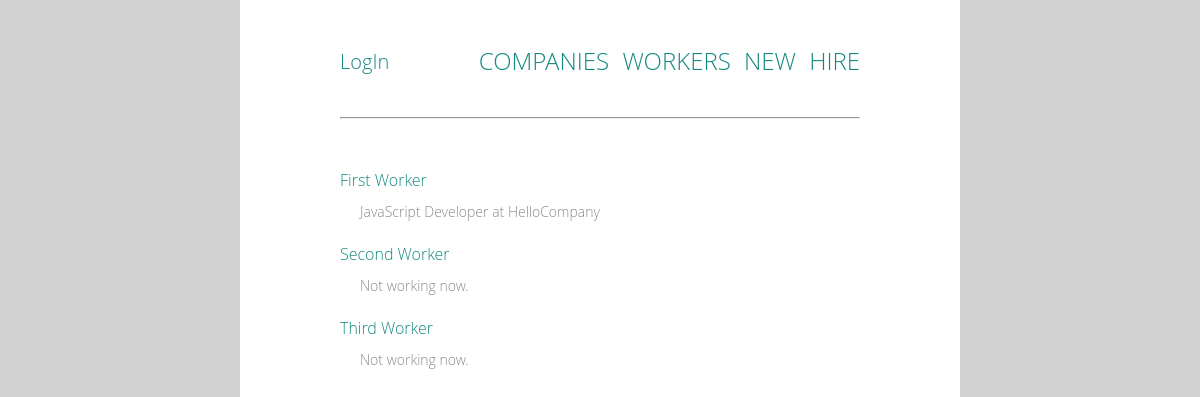
The app's page /workers/, older data.
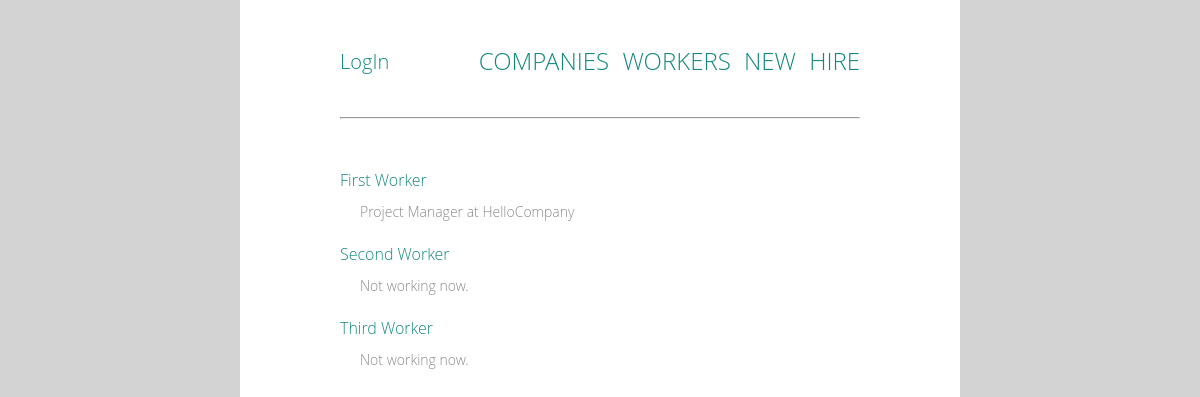
The same page, newer data.
### work/models.py (models this page shows, shortened)
class Worker(models.Model):
    first_name = models.CharField(max_length=20)
    last_name = models.CharField(max_length=20)

class WorkPlace(models.Model):
    manager = models.ForeignKey(
        Manager, related_name='workplaces', on_delete=models.CASCADE)
    STATUS_CHOICES = (
        (NEW, 'New'),
        (APPROVED, 'Approved'),
        (CANCELLED, 'Cancelled'),
        (FINISHED, 'Finished'),
    )
    status = models.IntegerField(choices=STATUS_CHOICES, default=NEW)
    work = models.ForeignKey(
        Work, related_name='workplaces', on_delete=models.CASCADE)
    worker = models.ForeignKey(
        Worker, related_name='workplaces', on_delete=models.CASCADE)
    week_limit = models.IntegerField(default=40)
    class Meta:
        unique_together = ['work', 'worker']
        ordering = ['status', '-id']
        permissions = (
            ('can_hire', 'Can hire workers'),
        )

class Work(models.Model):
    company = models.ForeignKey(
        Company, related_name='works', on_delete=models.CASCADE)
    name = models.CharField(max_length=50)
    created_date = models.DateTimeField(default=timezone.now)
    class Meta:
        unique_together = ['company', 'name']
        permissions = (
            ('can_create_work', 'Can create new work'),
        )

class Company(models.Model):
    name = models.CharField(max_length=50)

### work/views.py (the view)
class WorkerList(ListView):
    model = Worker
    template_name = 'work/worker_list.html'
    context_object_name = 'workers'
    def get_context_data(self, **kwargs):
        context = super().get_context_data(**kwargs)
        context['no_approved_wp'] = Worker.objects.exclude(
                                    workplaces__status=APPROVED)
        return context

### work/templates/work/worker_list.html
{% extends 'work/base.html' %}
{% block content %}
    {% if workers %}
        <ul>
        {% for worker in workers %}
            <div class='work'>
                <li>
                    <a href="{% url 'work:worker_detail' worker.id %}">{{ worker.first_name }} {{ worker.last_name }}</a>
                    {% if worker in no_approved_wp %}
                        <p class='position'>Not working now.</p>
                    {% endif %}
                    {% for wp in worker.workplaces.all %}
                        {% if wp.status == 1 %}
                            <p class='position'>{{ wp.work.name }} at {{ wp.work.company.name }}</p>
                        {% endif %}
                    {% endfor %}
                </li>
            </div>
        {% endfor %}
        </ul>
    {% else %}
        <p class='work'>No workers.</p>
    {% endif %}
{% endblock %}

Row changes from the older to the newer data that the page shows:
removed WorkPlace: work.name "JavaScript Developer", work.company.name "HelloCompany", shown under Worker "First"
added WorkPlace: work.name "Project Manager", work.company.name "HelloCompany", shown under Worker "First"
